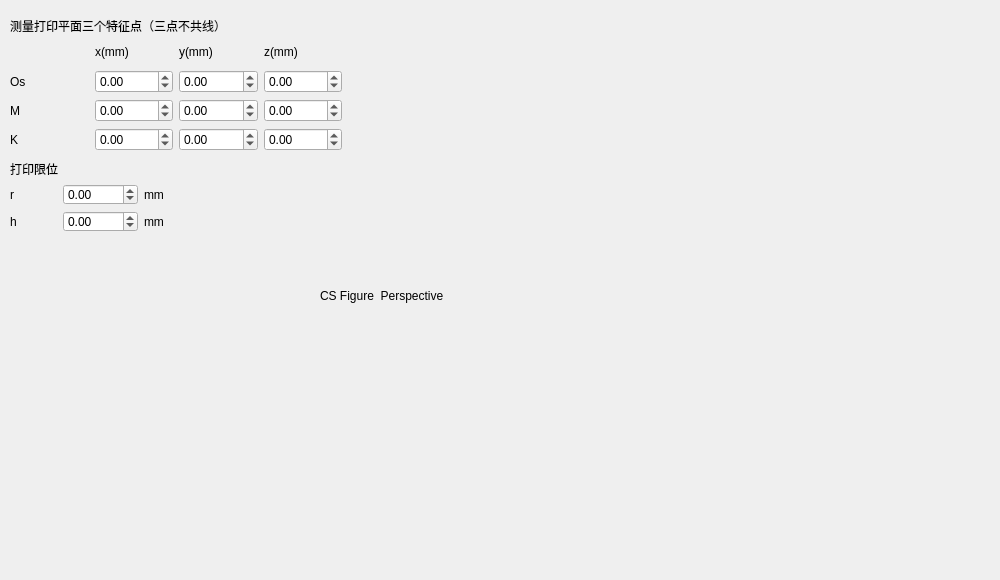
        <widget class="QWidget" name="tab_9">
         <attribute name="title">
          <string>位置参数</string>
         </attribute>
         <widget class="QWidget" name="layoutWidget">
          <property name="geometry">
           <rect>
            <x>10</x>
            <y>160</y>
            <width>181</width>
            <height>72</height>
           </rect>
          </property>
          <layout class="QGridLayout" name="gridLayout_19">
           <item row="0" column="0" colspan="2">
            <widget class="QLabel" name="label_122">
             <property name="text">
              <string>打印限位</string>
             </property>
            </widget>
           </item>
           <item row="1" column="0">
            <widget class="QLabel" name="label_125">
             <property name="text">
              <string>r</string>
             </property>
            </widget>
           </item>
           <item row="1" column="2">
            <widget class="QLabel" name="label_126">
             <property name="text">
              <string>mm</string>
             </property>
            </widget>
           </item>
           <item row="2" column="0">
            <widget class="QLabel" name="label_127">
             <property name="text">
              <string>h</string>
             </property>
            </widget>
           </item>
           <item row="2" column="2">
            <widget class="QLabel" name="label_128">
             <property name="text">
              <string>mm</string>
             </property>
            </widget>
           </item>
           <item row="2" column="1">
            <widget class="QDoubleSpinBox" name="ds_print_h">
             <property name="minimum">
              <double>-5000.000000000000000</double>
             </property>
             <property name="maximum">
              <double>5000.000000000000000</double>
             </property>
             <property name="singleStep">
              <double>0.100000000000000</double>
             </property>
            </widget>
           </item>
           <item row="1" column="1">
            <widget class="QDoubleSpinBox" name="ds_print_r">
             <property name="minimum">
              <double>-5000.000000000000000</double>
             </property>
             <property name="maximum">
              <double>5000.000000000000000</double>
             </property>
             <property name="singleStep">
              <double>0.100000000000000</double>
             </property>
            </widget>
           </item>
          </layout>
         </widget>
         <widget class="QLabel" name="label_129">
          <property name="geometry">
           <rect>
            <x>10</x>
            <y>10</y>
            <width>271</width>
            <height>31</height>
           </rect>
          </property>
          <property name="text">
           <string>测量打印平面三个特征点（三点不共线）</string>
          </property>
         </widget>
         <widget class="QLabel" name="ql_cs_figure_perspective">
          <property name="geometry">
           <rect>
            <x>320</x>
            <y>20</y>
            <width>671</width>
            <height>551</height>
           </rect>
          </property>
          <property name="text">
           <string>CS Figure  Perspective</string>
          </property>
         </widget>
         <widget class="QWidget" name="layoutWidget">
          <property name="geometry">
           <rect>
            <x>10</x>
            <y>40</y>
            <width>332</width>
            <height>111</height>
           </rect>
          </property>
          <layout class="QGridLayout" name="gridLayout_31">
           <item row="1" column="2">
            <widget class="QDoubleSpinBox" name="ds_print_os_y">
             <property name="minimum">
              <double>-5000.000000000000000</double>
             </property>
             <property name="maximum">
              <double>5000.000000000000000</double>
             </property>
             <property name="singleStep">
              <double>0.100000000000000</double>
             </property>
            </widget>
           </item>
           <item row="1" column="0">
            <widget class="QLabel" name="label_130">
             <property name="text">
              <string>Os</string>
             </property>
            </widget>
           </item>
           <item row="1" column="1">
            <widget class="QDoubleSpinBox" name="ds_print_os_x">
             <property name="minimum">
              <double>-5000.000000000000000</double>
             </property>
             <property name="maximum">
              <double>5000.000000000000000</double>
             </property>
             <property name="singleStep">
              <double>0.100000000000000</double>
             </property>
            </widget>
           </item>
           <item row="2" column="0">
            <widget class="QLabel" name="label_150">
             <property name="text">
              <string>M</string>
             </property>
            </widget>
           </item>
           <item row="2" column="1">
            <widget class="QDoubleSpinBox" name="ds_print_m_x">
             <property name="minimum">
              <double>-5000.000000000000000</double>
             </property>
             <property name="maximum">
              <double>5000.000000000000000</double>
             </property>
             <property name="singleStep">
              <double>0.100000000000000</double>
             </property>
            </widget>
           </item>
           <item row="2" column="2">
            <widget class="QDoubleSpinBox" name="ds_print_m_y">
             <property name="minimum">
              <double>-5000.000000000000000</double>
             </property>
             <property name="maximum">
              <double>5000.000000000000000</double>
             </property>
             <property name="singleStep">
              <double>0.100000000000000</double>
             </property>
            </widget>
           </item>
           <item row="3" column="0">
            <widget class="QLabel" name="label_151">
             <property name="text">
              <string>K</string>
             </property>
            </widget>
           </item>
           <item row="3" column="2">
            <widget class="QDoubleSpinBox" name="ds_print_k_y">
             <property name="minimum">
              <double>-5000.000000000000000</double>
             </property>
             <property name="maximum">
              <double>5000.000000000000000</double>
             </property>
             <property name="singleStep">
              <double>0.100000000000000</double>
             </property>
            </widget>
           </item>
           <item row="2" column="3">
            <widget class="QDoubleSpinBox" name="ds_print_m_z">
             <property name="minimum">
              <double>-5000.000000000000000</double>
             </property>
             <property name="maximum">
              <double>5000.000000000000000</double>
             </property>
             <property name="singleStep">
              <double>0.100000000000000</double>
             </property>
            </widget>
           </item>
           <item row="3" column="1">
            <widget class="QDoubleSpinBox" name="ds_print_k_x">
             <property name="minimum">
              <double>-5000.000000000000000</double>
             </property>
             <property name="maximum">
              <double>5000.000000000000000</double>
             </property>
             <property name="singleStep">
              <double>0.100000000000000</double>
             </property>
            </widget>
           </item>
           <item row="1" column="3">
            <widget class="QDoubleSpinBox" name="ds_print_os_z">
             <property name="minimum">
              <double>-5000.000000000000000</double>
             </property>
             <property name="maximum">
              <double>5000.000000000000000</double>
             </property>
             <property name="singleStep">
              <double>0.100000000000000</double>
             </property>
            </widget>
           </item>
           <item row="3" column="3">
            <widget class="QDoubleSpinBox" name="ds_print_k_z">
             <property name="minimum">
              <double>-5000.000000000000000</double>
             </property>
             <property name="maximum">
              <double>5000.000000000000000</double>
             </property>
             <property name="singleStep">
              <double>0.100000000000000</double>
             </property>
            </widget>
           </item>
           <item row="0" column="1">
            <widget class="QLabel" name="label_152">
             <property name="text">
              <string>x(mm)</string>
             </property>
            </widget>
           </item>
           <item row="0" column="2">
            <widget class="QLabel" name="label_153">
             <property name="text">
              <string>y(mm)</string>
             </property>
            </widget>
           </item>
           <item row="0" column="3">
            <widget class="QLabel" name="label_154">
             <property name="text">
              <string>z(mm)</string>
             </property>
            </widget>
           </item>
          </layout>
         </widget>
        </widget>
